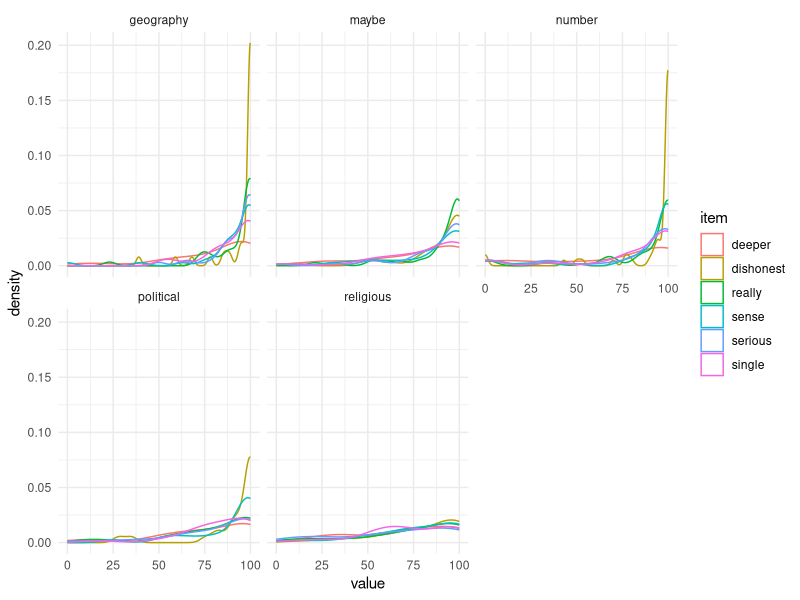
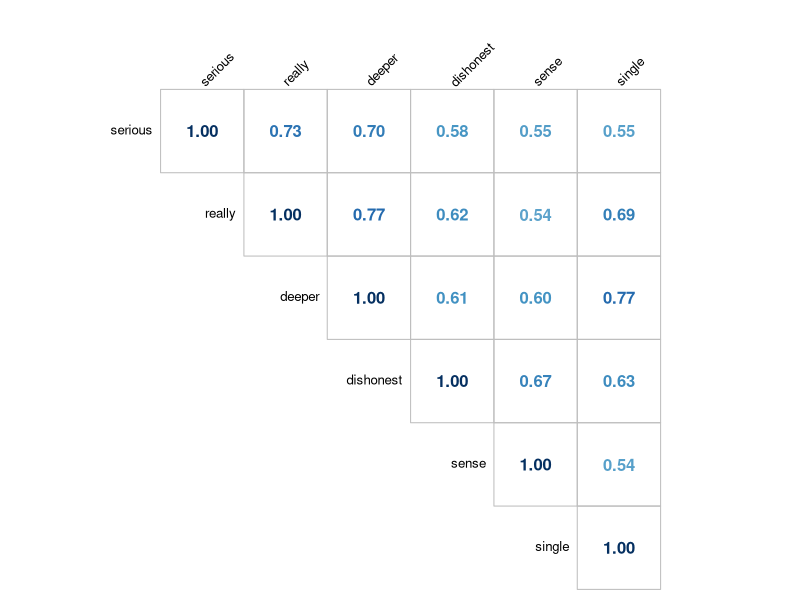
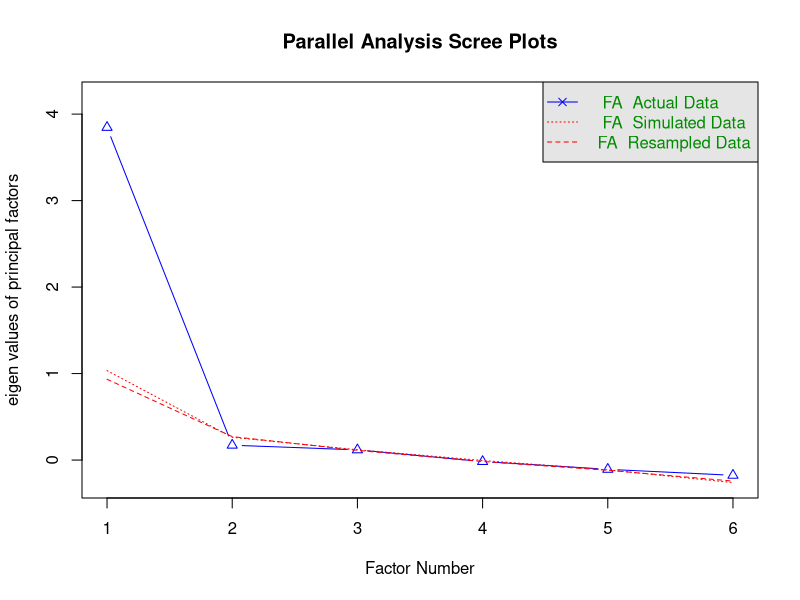
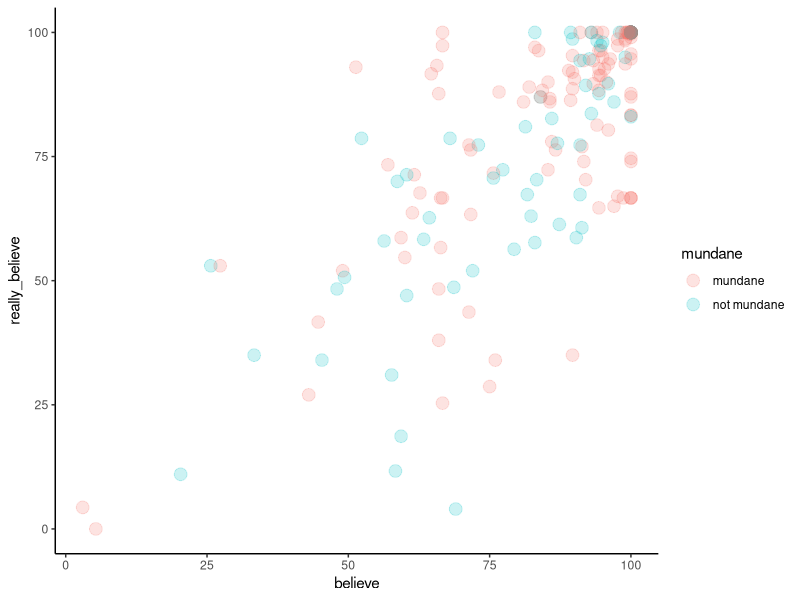
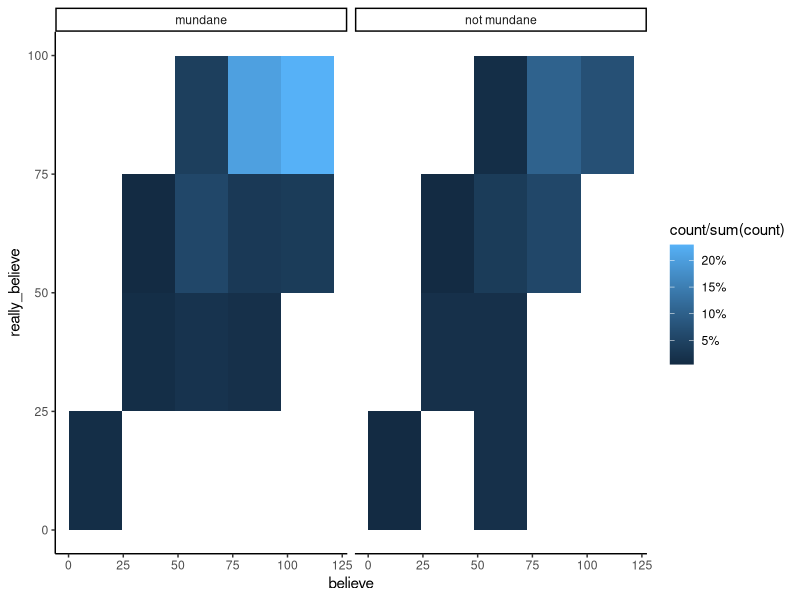

The R script that drew these images, in order: (Note: this script raises an error after producing the figures.)
# libraries
library(tidyverse)
library(lme4)
library(psych)
library(corrplot)
library(mclust)
library(patchwork)
library(GGally)
library(ade4)
library(lavaan)
#for the notation
options(scipen=999)



#### Clean Data ####
old <- c("jus_1", "mot_1", "consider_1", "predict_1", "context_1", "surprise_1", "bet_1", "double_1")

new <- c("dishonest1_1", "dishonest2_1", "serious1_1", "serious2_1", "sense_1", "single_1", "really_1", "deeper_1")

d <- read.csv("rb.p2.csv") %>% 
  slice(-c(1:2)) %>% 
  mutate(domain = case_when(geography != "" ~ "geography",
                            religious != "" ~ "religious",
                            number != "" ~ "number",
                            political != "" ~ "political",
                            maybe != "" ~ "maybe")) %>% 
  filter(age != "") %>% 
  mutate(across(all_of(old), as.numeric),
         across(all_of(new), as.numeric)) %>% 
  rename_all(~ gsub("_1$", "", .)) %>% 
  dplyr::select(prolific, jus, mot, consider, predict, context, surprise, bet, double,
                dishonest1, dishonest2, serious1, serious2, sense, single, really, deeper, domain) %>% 
  filter(prolific != "a")

# reverse score items so that high scores are more evidency/really believe
d$double <- -1*(d$double - 100)
d$context <- -1*(d$context - 100)
d$sense <- -1*(d$sense - 100)
d$dishonest1 <- -1*(d$dishonest1 - 100)
d$dishonest2 <- -1*(d$dishonest2 - 100)
d$serious2 <- -1*(d$serious2 - 100)

################################################################################

d <- d %>%
  mutate(
    dishonest = coalesce(dishonest1, dishonest2),
    serious   = coalesce(serious1, serious2)
  )

d %>% 
  pivot_longer(cols = all_of(c("dishonest","serious",
                               "sense","single","really","deeper")),
               names_to = "item",
               values_to = "value") %>% 
  ggplot(aes(x = value, color = item)) +
  geom_density() +
  facet_wrap(~ domain) +
  theme_minimal()

################################################################################



believe <- d %>% 
  filter(!(domain %in% c("geography", "number", "maybe"))) %>%
  dplyr::select(serious, really, deeper, dishonest, sense, single)

m <- cor(believe)
c <- corr.test(believe, method = "pearson", alpha = 0.05, adjust = "holm")
corrplot(m, p.mat = c$p, method = "number", type = "upper", insig = "pch", pch = "/",
         pch.col = "grey20", pch.cex = 2, addCoef.col = "black", diag = T, title = "",
         tl.col = "black", tl.cex = 0.8, tl.srt = 45, cl.pos = "n", mar=c(0,0,2,0))
fa.parallel(believe, fm = "ml", fa = "fa")
fa(believe, nfactors = 1, rotate = "oblimin", fm = "ml")
fa(believe, nfactors = 2, rotate = "oblimin", fm = "ml")


really_believe <- d %>% 
  filter(!(domain %in% c("geography", "number", "maybe"))) %>% 
  dplyr::select(serious, really, deeper)

cor(really_believe, use = "pairwise.complete.obs")
psych::alpha(really_believe)

just_believe <- d %>% 
  filter(!(domain %in% c("geography", "number", "maybe"))) %>% 
  dplyr::select(dishonest, sense, single)
cor(just_believe, use = "pairwise.complete.obs")
psych::alpha(just_believe)

test <- d %>% 
  mutate(
    really_believe = rowMeans(select(., serious, really, deeper), na.rm = TRUE),
    believe        = rowMeans(select(., dishonest, sense, single), na.rm = TRUE)
  ) %>% 
  mutate(mundane = case_when(domain %in% c("geography", "maybe", "number") ~ "mundane",
                             domain %in% c("religious", "political") ~ "not mundane"))

cor(test$believe, test$really_believe)



ggplot(test, aes(believe, really_believe, color = mundane)) +
  geom_point(size = 4, alpha = 0.2) + 
  theme_classic()

ggplot(test, aes(believe, really_believe)) +
  geom_bin2d(aes(fill = after_stat(count / sum(count))), bins = 4) +
  facet_wrap(~ mundane) +
  scale_fill_continuous(labels = scales::percent) +
  theme_classic()


#### Old items ####

# data with just religious/political
d_rich <- d %>%
  filter(!(domain %in% c("geography", "number", "maybe"))) %>%
  select(really, consider, predict, context, surprise, bet, mot, jus, double)

# Define single factor model
cfa_model <- '
  # Single latent factor
  general =~ really + consider + predict + context + surprise + bet + mot + jus + double
'

# Fit the model
fit_cfa <- cfa(cfa_model, data = d_rich)

# Summary with fit indices and standardized loadings
summary(fit_cfa, fit.measures = TRUE, standardized = TRUE)

fa.parallel(d_rich, fa = "fa")
fa(d_rich, fm = "pa", rotate = "oblimin", nfactors = 1)

fit_multi <- cfa(cfa_model,
                 data = d,
                 group = "domain")

summary(fit_multi)


################################################################################

library(tidyverse)
library(lavaan)
library(patchwork)

# ------------------------------------------------------------------
# 1. Reduced-domain CFA data
# ------------------------------------------------------------------

d_reduced <- d
  filter(!(domain %in% c("geography", "number", "maybe")))

d_rich <- d_reduced %>%
  select(really, consider, predict, context, surprise, bet, mot, jus, double)

cfa_model <- '
  general =~ really + consider + predict + context + surprise + bet + mot + jus + double
'

fit_cfa <- cfa(cfa_model, data = d_rich)

# factor scores
fs <- lavPredict(fit_cfa)
fs <- lavPredict(fit_cfa, newdata = d)

d_plot <- d %>%
  mutate(general_factor = as.numeric(fs[, 1]),
         really_believe_z      = as.numeric(scale(general_factor))) %>%
  mutate(
    factor_group = case_when(
      really_believe_z <= -0.5 ~ "Low (-0.5 SD or lower)",
      really_believe_z >=  0.5 ~ "High (+0.5 SD or higher)",
      TRUE            ~ "Intermediate"
    )
  ) 
  filter(domain %in% c("geography", "number"))

d_plot$factor_group <- factor(
  d_plot$factor_group,
  levels = c("Low (-0.5 SD or lower)", "Intermediate", "High (+0.5 SD or higher)")
)

# ------------------------------------------------------------------
# 2. Long data for new items (sans really)
# ------------------------------------------------------------------

plot_df <- d_plot %>%
  select(prolific, general_factor, really_believe_z, factor_group,
         dishonest, serious, sense, single, deeper) %>%
  pivot_longer(
    cols = c(dishonest, serious, sense, single, deeper),
    names_to = "item",
    values_to = "value"
  )

plot_df$item <- factor(
  plot_df$item,
  levels = c("dishonest", "sense", "single", "serious", "deeper")
)

# ------------------------------------------------------------------
# 3. Factor-score distribution with shaded regions
# ------------------------------------------------------------------

p_factor <- ggplot(d_plot, aes(x = really_believe_z)) +
  annotate("rect", xmin = -Inf, xmax = -0.5, ymin = -Inf, ymax = Inf,
           fill = "grey90", alpha = 0.9) +
  annotate("rect", xmin = -0.5, xmax = 0.5, ymin = -Inf, ymax = Inf,
           fill = "grey30", alpha = 0.35) +
  annotate("rect", xmin = 0.5, xmax = Inf, ymin = -Inf, ymax = Inf,
           fill = "grey2", alpha = 0.75) +
  geom_density(linewidth = 1, color = "black", fill = NA) +
  geom_vline(xintercept = c(-0.5, 0.5),
             linetype = c("dashed", "dashed"),
             linewidth = c(0.7, 0.7),
             color = "black") +
  theme_classic() +
  labs(
    title = "",
    y = "Density",
    x = "Really believe factor"
  )

# ------------------------------------------------------------------
# 4. Density of new items, highlighted by factor-score group
# ------------------------------------------------------------------

p_items <- ggplot(plot_df, aes(x = value, fill = factor_group, color = factor_group)) +
  geom_density(alpha = 0.35, linewidth = 0.8, adjust = 1.1) +
  geom_vline(xintercept = 50, linetype = "dashed", linewidth = 0.8, color = "black") +
  facet_wrap(~ item, scales = "free_y") +
  scale_fill_manual(values = c(
    "Low (-0.5 SD or lower)"   = "grey80",
    "Intermediate"           = "grey50",
    "High (+0.5 SD or higher)" = "black"
  )) +
  scale_color_manual(values = c(
    "Low (-0.5 SD or lower)"   = "grey65",
    "Intermediate"           = "grey40",
    "High (+0.5 SD or higher)" = "black"
  )) +
  theme_classic() +
  labs(
    x = "Item response",
    y = "Density"
  )

# ------------------------------------------------------------------
# 5. Combined figure
# ------------------------------------------------------------------

p_factor / p_items + plot_layout(heights = c(1, 2))

plot_df2 <- plot_df %>%
  mutate(
    really_believe_z_j = jitter(really_believe_z, amount = 0.02),
    value_j     = jitter(value, amount = 0.02)
  )

ggplot(plot_df2, aes(x = really_believe_z_j, y = value_j)) +
  stat_density_2d_filled(contour_var = "ndensity") +
  scale_fill_grey(start = 0.9, end = 0.2) +
  geom_hline(yintercept = 50, linewidth = 0.8, color = "black", linetype = "dashed") +
  facet_grid(factor_group ~ item, scales = "free_y") +
  theme_classic() +
  theme(
    strip.background = element_blank(),
    strip.text = element_text(face = "bold"),
    legend.position = "none"
  ) +
  labs(
    x = "Really believe factor",
    y = "Item response"
  )

ggplot(plot_df2, aes(x = really_believe_z_j, y = value_j)) +
  geom_point(alpha = 0.12, size = 1.5, color = "black") +
  geom_hline(yintercept = 50, linewidth = 0.8, color = "black", linetype = "dashed") +
  facet_grid(factor_group ~ item, scales = "free_y") +
  theme_classic() +
  theme(
    strip.background = element_blank(),
    strip.text = element_text(face = "bold"),
    panel.border = element_rect(color = "black", fill = NA, linewidth = 0.8)
  ) +
  labs(
    x = "Really believe factor",
    y = "Item response"
  )

################################################################################

# prepare for clustering
d.c <- d %>% 
  dplyr::select(jus, mot, consider, predict, context, surprise, bet, double, domain)

# ,dishonest, serious, sense, single, really, deeper, domain

vars <- c("really", "consider", "predict", "context",
          "surprise", "bet", "mot", "jus", "double")

d.complete <- d.c[complete.cases(d.c[, c(vars, "domain")]), ]
residuals_df <- data.frame(matrix(ncol = length(vars), nrow = nrow(d.complete)))
colnames(residuals_df) <- vars
for(var in vars) {
  mod <- lmer(paste(var, "~ 1 + (1|domain)"), data = d.complete)
  residuals_df[[var]] <- residuals(mod)
}

#### GMM ####
# configure
# d.cluster <- residuals_df
d.cluster <- d.c %>% 
  filter(!(domain %in% c("religious", "political"))) %>% 
  dplyr::select(-domain)

# how many clusters?
m <- mclustBIC(d.cluster)
summary(m)
plot(m)

# analysis
mod1 <- Mclust(d.cluster, x = m, G=2, modelNames = "VVE")
summary(mod1, parameters = TRUE)

# plot
plot(mod1, what = "classification")

# Add cluster assignments to data
d_with_clusters_gauss <- d.cluster
d_with_clusters_gauss$cluster <- factor(mod1$classification,
                                        labels=c("Group 1", "Group 2"))

# Extract covariance matrices for each cluster
cov1 <- mod1$parameters$variance$sigma[,,1]
cov2 <- mod1$parameters$variance$sigma[,,2]

# Full sample covariance (pooled across groups)
cov_full <- cov(d.cluster)

# Convert to correlations (removes scale/variance effects)
cor1 <- cov2cor(cov1)
cor2 <- cov2cor(cov2)
cor_full <- cov2cor(cov_full)

library(corrplot)

# Calculate p-values for the full dataset (you already have pmat1 and pmat2)
pmat_full <- cor.mtest(d.cluster)$p

# Set up a 1x3 plot layout
par(mfrow = c(1, 3))

# Plot Group 1
corrplot(cor1, method = "number", type = "upper", 
         tl.col = "black", tl.srt = 45,
         p.mat = pmat1, sig.level = 0.05, insig = "pch", pch = 47, pch.col = "black",
         mar = c(0,0,0,0))

# Plot Group 2
corrplot(cor2, method = "number", type = "upper", 
         tl.col = "black", tl.srt = 45, 
         p.mat = pmat2, sig.level = 0.05, insig = "pch", pch = 47, pch.col = "black",
         mar = c(0,0,0,0))

# Plot Overall Sample
corrplot(cor_full, method = "number", type = "upper", 
         tl.col = "black", tl.srt = 45, 
         p.mat = pmat_full, sig.level = 0.05, insig = "pch", pch = 47, pch.col = "black",
         mar = c(0,0,0,0))

# Reset plot layout
par(mfrow = c(1, 1))

# install.packages(c("ggplot2", "tidyr")) # Run if you don't have these installed
library(ggplot2)
library(tidyr)

# Use the dataframe you already created that contains the cluster labels
# Reshape the data to "long" format so ggplot can map over every variable
d_long <- d_with_clusters_gauss |> 
  pivot_longer(cols = -cluster, names_to = "Variable", values_to = "Value")

library(ggplot2)

# Assuming d_long is still in your environment from the previous step
ggplot(d_long, aes(x = Value, fill = cluster)) +
  # Use position="identity" to overlap, or "dodge" to put bars side-by-side
  geom_histogram(position = "identity", alpha = 0.5, bins = 5, color = "white") +
  facet_wrap(~ Variable, scales = "free") +
  theme_minimal() +
  labs(title = "Histograms by Variable and Cluster",
       x = "Value",
       y = "Count",
       fill = "Cluster") +
  theme(legend.position = "bottom",
        strip.text = element_text(face = "bold"))

# install.packages("GGally") # Run this once if you don't have it
library(GGally)

library(GGally)
library(ggplot2)

# 1. Define a custom function for the scatterplots
custom_scatter <- function(data, mapping, ...) {
  ggplot(data = data, mapping = mapping) +
    # Draw the points colored by group
    geom_point(alpha = 0.2) +
    
    # Draw the group-specific trendlines (inherits the color mapping)
    geom_smooth(method = "lm", se = FALSE, ...) +
    
    # Draw the full cohort trendline 
    # aes(group = 1) forces it to ignore the cluster colors and treat all data as one group
    geom_smooth(aes(group = 1), method = "lm", color = "black", linetype = "dashed", se = FALSE)
}

# 2. Feed the custom function into ggpairs
n_vars <- ncol(d.cluster)

ggpairs(d_with_clusters_gauss, 
        columns = 1:n_vars, 
        mapping = aes(color = cluster),
        # Apply our custom function to the continuous lower panels
        lower = list(continuous = custom_scatter),
        title = "") +
  theme_minimal()

# Frobenius distances on correlations
frob_cor_between <- norm(cor1 - cor2, type = "F")
frob_cor_g1_full <- norm(cor1 - cor_full, type = "F")
frob_cor_g2_full <- norm(cor2 - cor_full, type = "F")

# Normalize by number of unique correlations
n_vars <- ncol(d.cluster)
n_unique_cors <- n_vars * (n_vars - 1) / 2
norm_factor <- sqrt(n_unique_cors)

structural_similarity <- tibble(
  Comparison = c("Group 1 vs Group 2", 
                 "Group 1 vs Full",
                 "Group 2 vs Full"),
  Frobenius_Distance = c(frob_cor_between, frob_cor_g1_full, frob_cor_g2_full),
  Normalized_Distance = c(frob_cor_between, frob_cor_g1_full, frob_cor_g2_full) / norm_factor,
  Similarity_Percent = 100 * (1 - c(frob_cor_between, frob_cor_g1_full, frob_cor_g2_full) / norm_factor)
)

print(structural_similarity)

#### Permutation test ####
library(clusterGeneration)

set.seed(42)
n_sims <- 10000
n_vars <- ncol(d.cluster)
n_unique_cors <- n_vars * (n_vars - 1) / 2
norm_factor <- sqrt(n_unique_cors)

# Observed quantities from GMM
cluster_assignments <- mod1$classification
n1 <- sum(cluster_assignments == 1)
n2 <- sum(cluster_assignments == 2)
N <- n1 + n2
w1 <- n1 / N
w2 <- n2 / N

# Observed within-class variances (as SD vectors for scaling)
sd1 <- sqrt(diag(cov1))
sd2 <- sqrt(diag(cov2))

# Observed mean difference
mu_diff <- mod1$parameters$mean[, 1] - mod1$parameters$mean[, 2]

# Observed normalized Frobenius distances
cor_full <- cov2cor(cov(d.cluster))
obs_dist_g1 <- norm(cov2cor(cov1) - cor_full, type = "F") / norm_factor
obs_dist_g2 <- norm(cov2cor(cov2) - cor_full, type = "F") / norm_factor

# Analytic pooled correlation from within-class covariances and mean separation
compute_pooled_cor <- function(cov1_sim, cov2_sim) {
  # Pooled covariance = weighted within-class + between-class mean term
  cov_pool <- w1 * cov1_sim + w2 * cov2_sim + w1 * w2 * (mu_diff %o% mu_diff)
  return(cov2cor(cov_pool))
}

# Run simulations
sim_dists <- matrix(NA, nrow = n_sims, ncol = 2)

for (i in 1:n_sims) {
  # Random valid correlation matrices
  cor_sim1 <- rcorrmatrix(n_vars)
  cor_sim2 <- rcorrmatrix(n_vars)
  
  # Scale to covariance using observed variances
  D1 <- diag(sd1)
  D2 <- diag(sd2)
  cov_sim1 <- D1 %*% cor_sim1 %*% D1
  cov_sim2 <- D2 %*% cor_sim2 %*% D2
  
  # Analytic pooled correlation
  cor_pool_sim <- compute_pooled_cor(cov_sim1, cov_sim2)
  
  # Normalized Frobenius distances
  sim_dists[i, 1] <- norm(cor_sim1 - cor_pool_sim, type = "F") / norm_factor
  sim_dists[i, 2] <- norm(cor_sim2 - cor_pool_sim, type = "F") / norm_factor
}

sim_dists_g1 <- sim_dists[, 1]
sim_dists_g2 <- sim_dists[, 2]

# Separate p-values
p_g1 <- mean(sim_dists_g1 <= obs_dist_g1)
p_g2 <- mean(sim_dists_g2 <= obs_dist_g2)

cat("Observed normalized Frobenius distances:\n")
cat(sprintf("  Group 1 vs Full: %.4f  (p = %.4f)\n", obs_dist_g1, p_g1))
cat(sprintf("  Group 2 vs Full: %.4f  (p = %.4f)\n\n", obs_dist_g2, p_g2))
cat(sprintf("Null distribution summaries (n = %d simulations):\n", n_sims))
cat(sprintf("  Group 1: median = %.4f, 5th pctile = %.4f\n", median(sim_dists_g1), quantile(sim_dists_g1, 0.05)))
cat(sprintf("  Group 2: median = %.4f, 5th pctile = %.4f\n", median(sim_dists_g2), quantile(sim_dists_g2, 0.05)))

# Plot both
par(mfrow = c(1, 2))

hist(sim_dists_g1, breaks = 50, col = "gray80", border = "white",
     main = "Group 1 vs Full",
     xlab = "Normalized Frobenius Distance",
     xlim = c(min(sim_dists_g1, obs_dist_g1) - 0.02, max(sim_dists_g1, obs_dist_g1) + 0.02))
abline(v = obs_dist_g1, col = "red", lwd = 2, lty = 2)
text(obs_dist_g1, par("usr")[4] * 0.9, sprintf("Obs = %.3f\np = %.4f", obs_dist_g1, p_g1),
     col = "red", pos = 4, cex = 0.85)

hist(sim_dists_g2, breaks = 50, col = "gray80", border = "white",
     main = "Group 2 vs Full",
     xlab = "Normalized Frobenius Distance",
     xlim = c(min(sim_dists_g2, obs_dist_g2) - 0.02, max(sim_dists_g2, obs_dist_g2) + 0.02))
abline(v = obs_dist_g2, col = "red", lwd = 2, lty = 2)
text(obs_dist_g2, par("usr")[4] * 0.9, sprintf("Obs = %.3f\np = %.4f", obs_dist_g2, p_g2),
     col = "red", pos = 4, cex = 0.85)

par(mfrow = c(1, 1))

# Define single factor model
cfa_model <- '
  # Single latent factor
  general =~ really + consider + predict + context + surprise + bet + mot + jus + double
'

# Fit the model
fit_cfa <- cfa(cfa_model, data = d.cluster)

# Summary with fit indices and standardized loadings
summary(fit_cfa, fit.measures = TRUE, standardized = TRUE)

# Extract key fit indices
fit_indices <- fitMeasures(fit_cfa, c("chisq", "df", "pvalue", 
                                      "cfi", "tli", "rmsea", "rmsea.ci.lower", "rmsea.ci.upper",
                                      "srmr", "aic", "bic"))
print(fit_indices)

fa.parallel(d.cluster, fa = "fa")
fa(d.cluster, fm = "pa", rotate = "oblimin", nfactors = 1)


##### .5 SD of the mean of the factor scores (or something like that) and plot them on the individual item distributions

#### Factor Score Range Overlay Visualization ####

# Get factor scores
factor_scores <- predict(fit_cfa)
d_with_factors <- d.cluster %>%
  mutate(factor_score = factor_scores[,1])

# Identify individuals within ±0.5 SD of mean factor score
mean_fs <- mean(d_with_factors$factor_score)
sd_fs <- sd(d_with_factors$factor_score)

lower_bound <- mean_fs - 0.5 * sd_fs
upper_bound <- mean_fs + 0.5 * sd_fs

# Flag individuals in this range
d_with_factors <- d_with_factors %>%
  mutate(in_middle_range = factor_score >= lower_bound & factor_score <= upper_bound)

# Subset for middle range
d_middle <- d_with_factors %>% filter(in_middle_range)

# Calculate proportion for scaling
prop_middle <- nrow(d_middle) / nrow(d_with_factors)

# Create plots for each item
item_names <- colnames(d.cluster)
plots_list <- list()

for(item in item_names) {
  p <- ggplot() +
    # Full distribution (background)
    geom_density(data = d.cluster, aes(x = .data[[item]]), 
                 fill = "gray70", alpha = 0.4, color = "black", linewidth = 0.8) +
    # Middle range distribution (scaled overlay)
    geom_density(data = d_middle, aes(x = .data[[item]], y = after_stat(density) * prop_middle), 
                 fill = "#56B4E9", alpha = 0.7, color = "#0072B2", linewidth = 0.8) +
    theme_minimal() +
    labs(title = item, x = NULL, y = "Density")
  
  plots_list[[item]] <- p
}

# Combine
wrap_plots(plots_list, ncol = 3) +
  plot_annotation(
    title = "Item Distributions",
    subtitle = sprintf("",
                       sum(d_with_factors$in_middle_range),
                       nrow(d_with_factors),
                       100 * mean(d_with_factors$in_middle_range))
  )
